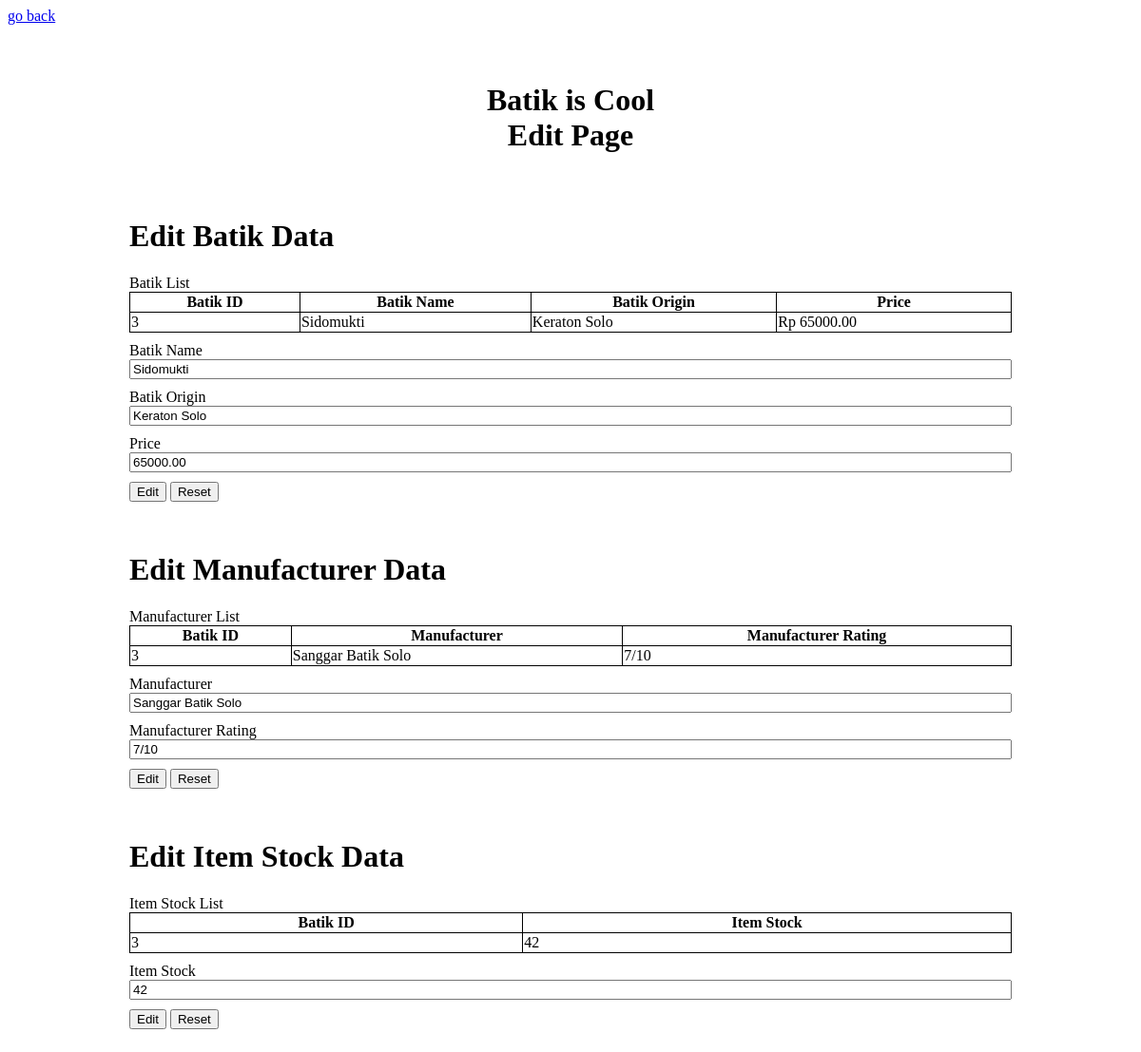
The app's page /editPage.php?id=3 with its own data.
### tables this page shows
CREATE TABLE `batik` (
  `id_batik` int(11) NOT NULL,
  `nama_batik` varchar(255) NOT NULL,
  `asal_batik` varchar(255) NOT NULL,
  `harga_batik` decimal(10,2) NOT NULL,
  `is_delete` bit(1) NOT NULL DEFAULT b'0'
);

CREATE TABLE `produsen` (
  `id_produsen` int(11) NOT NULL,
  `id_batik` int(11) NOT NULL,
  `nama_produsen` varchar(255) NOT NULL,
  `rating_produsen` varchar(255) NOT NULL,
  `is_delete` bit(1) NOT NULL DEFAULT b'0'
);

CREATE TABLE `stok` (
  `id_stok` int(11) NOT NULL,
  `id_batik` int(11) NOT NULL,
  `jumlah_stok` int(11) NOT NULL,
  `is_delete` bit(1) NOT NULL DEFAULT b'0'
);

### editPage.php (the view, shortened to what this page needs)
<?php
include 'config.php';
$id = $_GET['id'];
$bTable = mysqli_query($conn, "SELECT * FROM batik WHERE id_batik=$id");
$bTableValue = mysqli_query($conn, "SELECT * FROM batik WHERE id_batik=$id");
while ($bFetch = mysqli_fetch_array($bTableValue)) {
    $name = $bFetch['nama_batik'];
    $origin = $bFetch['asal_batik'];
    $price = $bFetch['harga_batik'];
}
$pTable = mysqli_query($conn, "SELECT * FROM produsen WHERE id_batik=$id");
$pTableValue = mysqli_query($conn, "SELECT * FROM produsen WHERE id_batik=$id");
while ($pFetch = mysqli_fetch_array($pTableValue)) {
    $manuf = $pFetch['nama_produsen'];
    $manufRating = $pFetch['rating_produsen'];
}
$sTable = mysqli_query($conn, "SELECT * FROM stok WHERE id_batik=$id");
$sTableValue = mysqli_query($conn, "SELECT * FROM stok WHERE id_batik=$id");
while ($sFetch = mysqli_fetch_array($sTableValue)) {
    $stock = $sFetch['jumlah_stok'];
}
?>
<!DOCTYPE html>
<html lang="en">
<head>
    <link rel="stylesheet" type="text/css" href="style.css">
    <div class="edit-item-header">
        <a href="homePage.php">go back</a>
    </div>
</head>
<body>
    <div class="home-title">
        <h1>Batik is Cool<br />Edit Page</h1>
    </div>
    <div class="list-item-card">
        <div class="add-stok-title">
            <h1>Edit Batik Data</h1>
        </div>
        <div class="card-header">
            Batik List
        </div>
        <div class="card-body">
            <table class="item-table">
                <tr>
                    <th>Batik ID</th>
                    <th>Batik Name</th>
                    <th>Batik Origin</th>
                    <th>Price</th>
                    <?php
                    while ($item = mysqli_fetch_array($bTable)) :
                    ?>
                <tr>
                    <td><?= $item['id_batik'] ?></td>
                    <td><?= $item['nama_batik'] ?></td>
                    <td><?= $item['asal_batik'] ?></td>
                    <td>Rp <?= $item['harga_batik'] ?></td>
                </tr>
            <?php endwhile; ?>
            </table>
        </div>
        <div class="card-body">
            <form class="item-form" method="POST" action="">
                <div class="form-group">
                    <label>Batik Name</label>
                    <input type="text" name="bName" placeholder="Input batik name." value="<?php echo $name; ?>" required>
                </div>
                <div class="form-group">
                    <label>Batik Origin</label>
                    <input type="text" name="bOrigin" placeholder="Input batik origin." value="<?php echo $origin; ?>" required>
                </div>
                <div class="form-group">
                    <label>Price</label>
                    <input type="number" name="bPrice" placeholder="Input batik price." value="<?php echo $price; ?>" required>
                </div>
                <div class="submit-group">
                    <button class="submit-btn" type="submit" name="submitBatik">Edit</button>
                    <button class="reset-btn" type="reset" name="reset">Reset</button>
                </div>
            </form>
        </div>
    </div>
    <div class="list-item-card">
        <div class="add-stok-title">
            <h1>Edit Manufacturer Data</h1>
        </div>
        <div class="card-header">
            Manufacturer List
        </div>
        <div class="card-body">
            <table class="item-table">
                <tr>
                    <th>Batik ID</th>
                    <th>Manufacturer</th>
                    <th>Manufacturer Rating</th>
                    <?php
                    while ($item = mysqli_fetch_array($pTable)) :
                    ?>
                <tr>
                    <td><?= $item['id_batik'] ?></td>
                    <td><?= $item['nama_produsen'] ?></td>
                    <td><?= $item['rating_produsen'] ?></td>
                </tr>
            <?php endwhile; ?>
            </table>
        </div>
        <div class="card-body">
            <form class="item-form" method="POST" action="">
                <div class="form-group">
                    <label>Manufacturer</label>
                    <input type="text" name="bManufacturer" placeholder="Input batik manufacturer." value="<?php echo $manuf; ?>" required>
                </div>
                <div class="form-group">
                    <label>Manufacturer Rating</label>
                    <input type="text" name="bManufRating" placeholder="Input manufacturer rating." value="<?php echo $manufRating; ?>" required>
                </div>
                <div class="submit-group">
                    <button class="submit-btn" type="submit" name="submitProdusen">Edit</button>
                    <button class="reset-btn" type="reset" name="reset">Reset</button>
                </div>
            </form>
        </div>
    </div>
    <div class="list-item-card">
        <div class="add-stok-title">
            <h1>Edit Item Stock Data</h1>
        </div>
        <div class="card-header">
            Item Stock List
        </div>
        <div class="card-body">
            <table class="item-table">
                <tr>
                    <th>Batik ID</th>
                    <th>Item Stock</th>
                    <?php
                    while ($item = mysqli_fetch_array($sTable)) :
                    ?>
                <tr>
                    <td><?= $item['id_batik'] ?></td>
                    <td><?= $item['jumlah_stok'] ?></td>
                </tr>
            <?php endwhile; ?>
            </table>
        </div>
        <div class="card-body">
            <form class="item-form" method="POST" action="">
                <div class="form-group">
                    <label>Item Stock</label>
                    <input type="number" name="bStock" placeholder="Input available stock." value="<?php echo $stock; ?>" required>
                </div>
                <div class="submit-group">
                    <button class="submit-btn" type="submit" name="submitStok">Edit</button>
                    <button class="reset-btn" type="reset" name="reset">Reset</button>
                </div>
            </form>
        </div>
    </div>
</body>
</html>

### style.css (style rules this page uses)
.home-title { display: flex; justify-content: center; align-items: center; padding-top: 40px; margin-bottom: 10px; flex-direction: column; text-align: center; }
.form-group { display: flex; flex-direction: column; padding-top: 10px; }
.submit-group { padding: 10px 0 0 0; }
.list-item-card { padding: 1em 8em 1em 8em; }
.item-table { width: 100%; border-collapse: collapse; }
table, th, td { border: 1px solid black; }

### records on screen
batik: id_batik "3", nama_batik "Sidomukti", asal_batik "Keraton Solo", harga_batik "65000.00", bName "Sidomukti", bOrigin "Keraton Solo", bPrice "65000.00"
produsen: id_batik "3", nama_produsen "Sanggar Batik Solo", rating_produsen "7/10", bManufacturer "Sanggar Batik Solo", bManufRating "7/10"
stok: id_batik "3", jumlah_stok "42", bStock "42"
